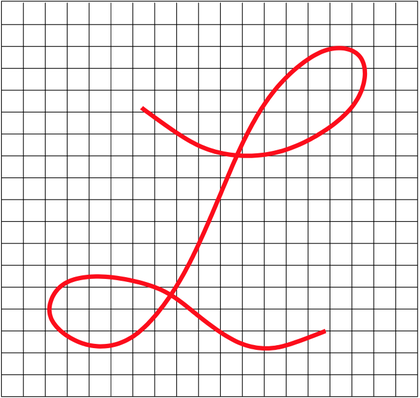
%> input picture L.png, 420 x 398 px, shrunk from 698 x 662 before the run
$ octave mat128ahw2_4.m   (GNU Octave 9; MATLAB toolbox functions it lacks are replaced by stand-ins)
%> lines starting %> are read from the running program, lines starting %| are printed output that depends on the picture


L = imread('L.png');
%> L is the input picture: size 398x420x3 uint8; mean R, G, B 236.3, 229.4, 229.8
L1 = imrotate(L, 180);
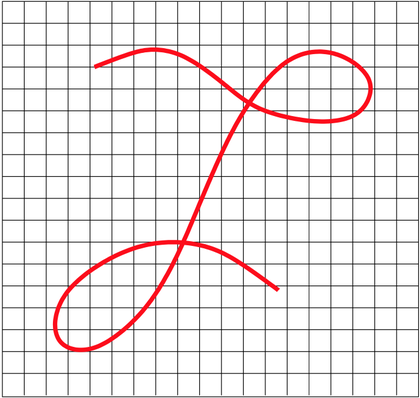
%> L1: size 398x420x3 uint8; mean R, G, B 236.3, 229.4, 229.8; mean of the top-left, top-right, bottom-left and bottom-right quarters 233.1, 229.1, 230, 235.3
L1 = flip(L1,2);
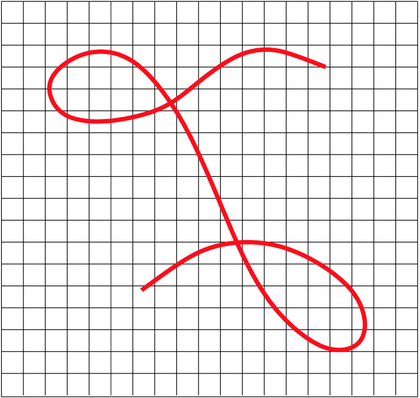
%> L1: size 398x420x3 uint8; mean R, G, B 236.3, 229.4, 229.8; mean of the top-left, top-right, bottom-left and bottom-right quarters 229.1, 233.1, 235.3, 230
image(L1);

axis xy;
%> (the run ends here)
